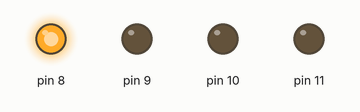
Recording of a sketch running on a simulated Arduino Uno, built with avr-gcc and run on an emulated ATmega328P. On the bench: output pins drawn as LEDs (lit = HIGH).

Above: at 0.1 s.
At 0.6 s:
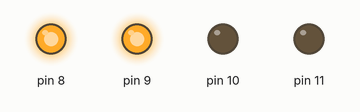
At 4.66 s:
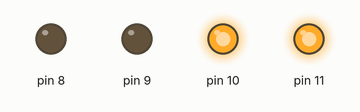
At 9.61 s:
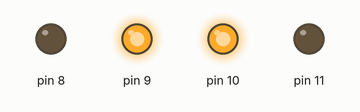
At 19.31 s:
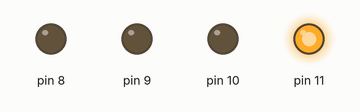
At 39.47 s:
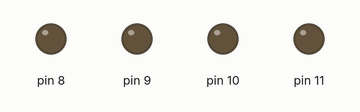
Timing chart, 0 to 40.0 s (numbered marks = the images above):
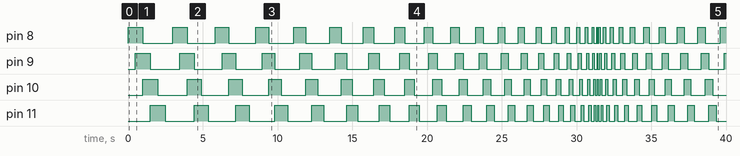

Measured:
- by itself, pin 8: LOW → HIGH at 0.00 s, → LOW 1.0 s later, → HIGH 2.0 s later, → LOW 0.95 s later, … (59 changes in this stretch)
- by itself, pin 9: LOW → HIGH at 0.50 s, → LOW 1.0 s later, → HIGH 2.0 s later, → LOW 0.95 s later, … (59 changes in this stretch)
- by itself, pin 10: LOW → HIGH at 1.0 s, → LOW 1.0 s later, → HIGH 2.0 s later, → LOW 0.95 s later, … (58 changes in this stretch)
- by itself, pin 11: LOW → HIGH at 1.5 s, → LOW 1.0 s later, → HIGH 1.9 s later, → LOW 0.95 s later, … (58 changes in this stretch)

The sketch:

4Lights.ino
```cpp
void setup() {
  // setting used pits to output mode
  //so there will be curent that light diods
  pinMode(8, OUTPUT);
  pinMode(9, OUTPUT);
  pinMode(10, OUTPUT);
  pinMode(11, OUTPUT);
}

int t=500;
int max = 500;
int min = 25;
int add = 25;

void loop() {
  if(t == min || t == max)
  {
    add = -add;
  }
  digitalWrite(8, HIGH);
  delay(t);
  digitalWrite(9, HIGH);
  delay(t);
  digitalWrite(10, HIGH);
  digitalWrite(8, LOW);
  delay(t);
  digitalWrite(11, HIGH);
  digitalWrite(9, LOW);
  delay(t);
  digitalWrite(10, LOW);
  delay(t);
  digitalWrite(11, LOW);
  delay(t);
  t+=add;
  // digitalWrite(8, LOW);
  // digitalWrite(9, LOW);
  // digitalWrite(10, LOW);
  // digitalWrite(11, LOW);
  // delay(1000);
}
```
